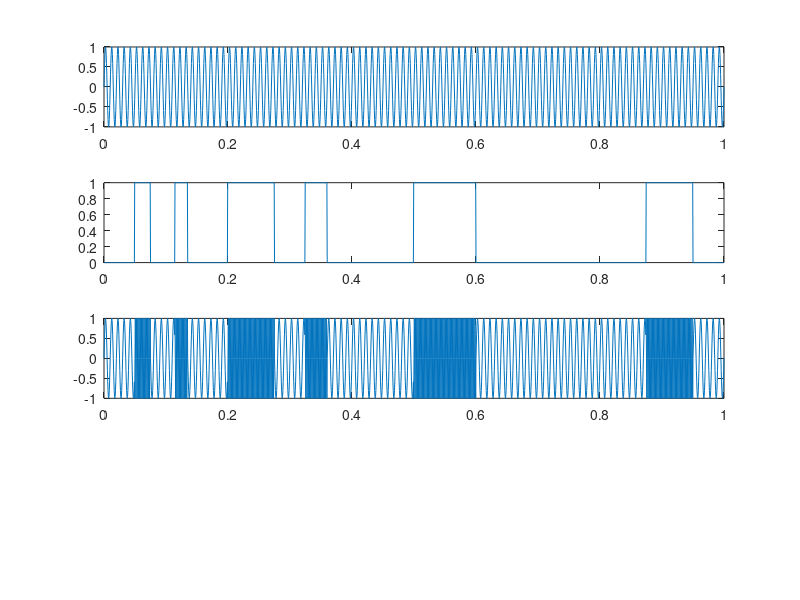

This figure's MATLAB source: (Note: this script raises an error after producing the figure.)
close all
clear

fc = 100;
fs = 20*fc;
t = 0:(1/fs):1;
ct = sin((2*pi*fc).*t);
subplot(4,1,1);
plot(t,ct);
mt = zeros(1,length(ct));
mt(100:150) = 1;
mt(230:270) = 1;
mt(400:550) = 1;
mt(650:720) = 1;
mt(1000:1200) = 1;
mt(1750:1900) = 1;
subplot(4,1,2);
plot(t,mt);

st = zeros(1,length(mt));

for i = 1:length(t)
    if mt(i) == 0 
        st(i) = sin((2*pi*fc).*t(i));
    else
        st(i) = sin((2*pi*5*fc).*t(i));
    end
end
subplot(4,1,3);
plot(t,st);
dt = bandpass(st,[4*fc,6*fc],fs);
dt = round(lowpass(abs(dt),20,fs)+0.3);
subplot(4,1,4);
plot(t,dt);